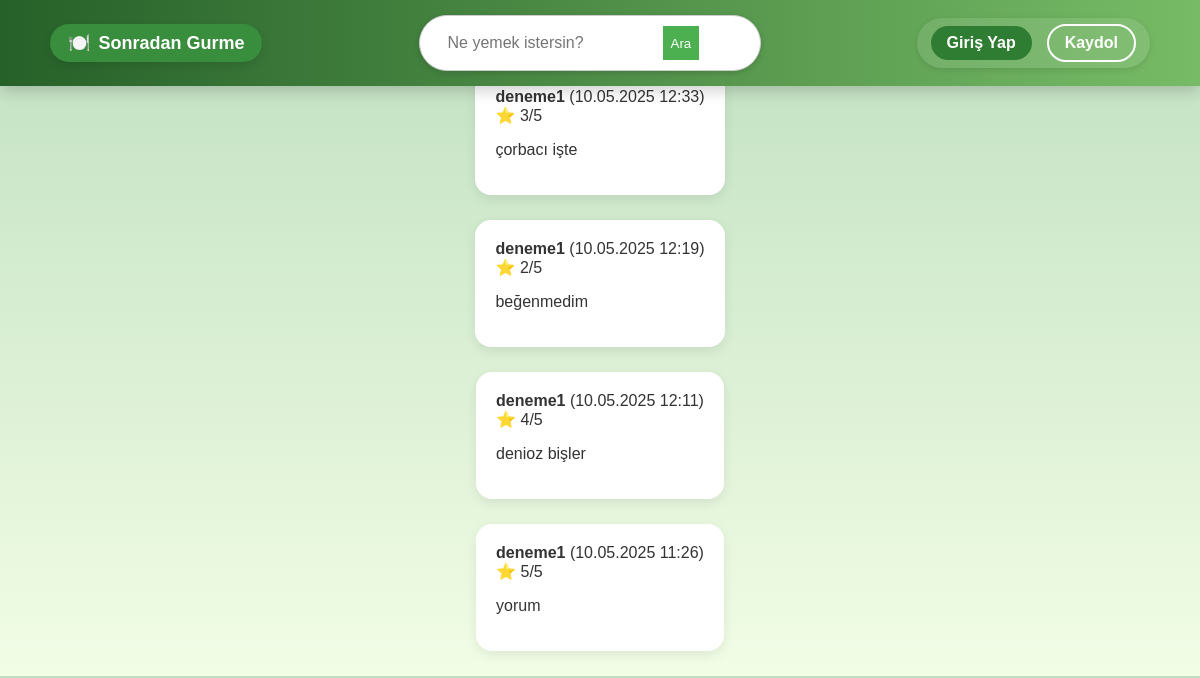
Page /sgapp/yorumlar/ on the earlier database version.
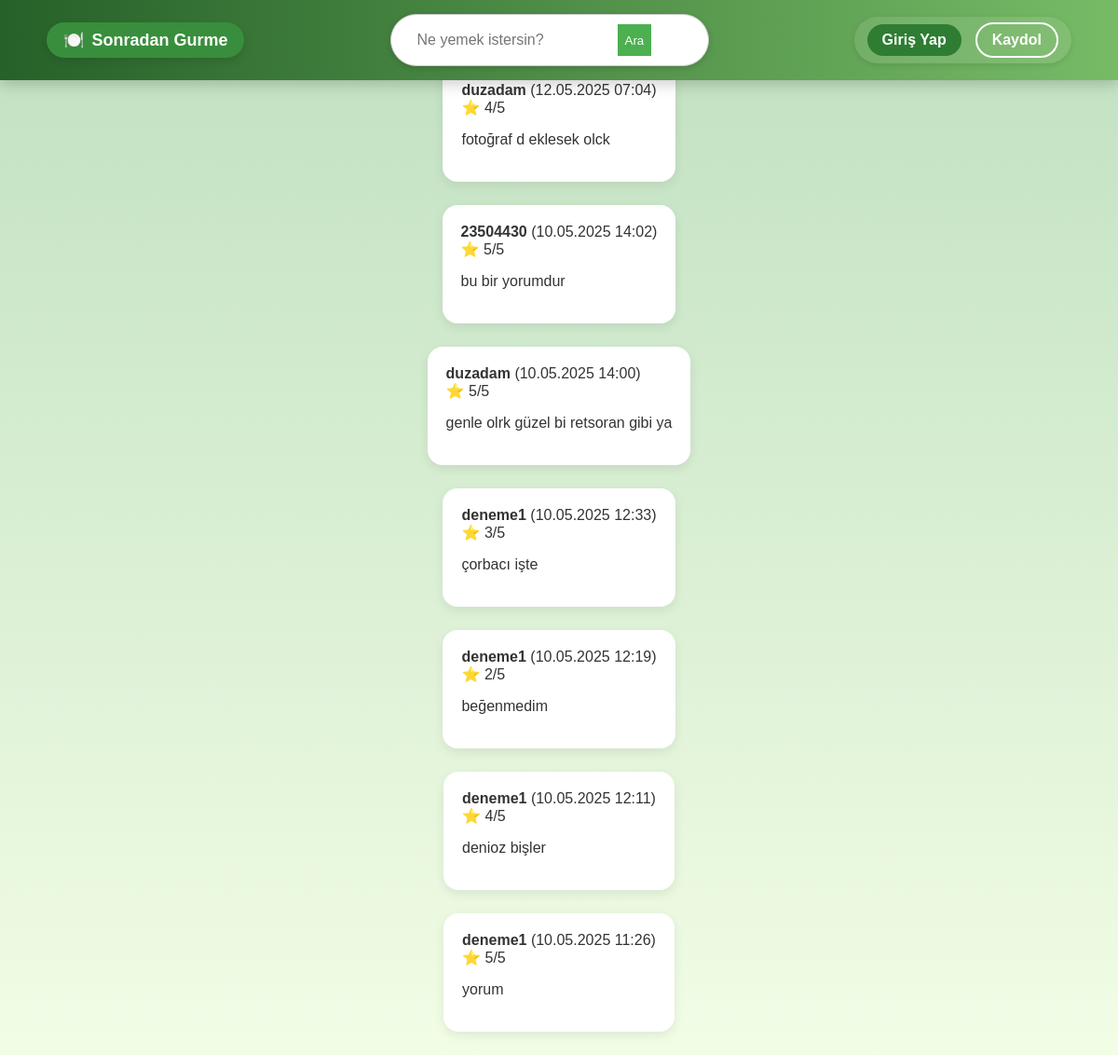
Same page on the later database version.
### sgapp/models.py (models this page shows, shortened)
class Review(models.Model):
    RATING_CHOICES = [(i, str(i)) for i in range(1, 6)]
    user = models.ForeignKey(User, on_delete=models.CASCADE)
    restaurant = models.ForeignKey('Restaurant', on_delete=models.CASCADE)  # 👈 Tırnak içinde!
    comment = models.TextField()
    rating = models.IntegerField(choices=RATING_CHOICES)
    created_at = models.DateTimeField(auto_now_add=True)
    status = models.CharField(max_length=20, choices=[
        ('pending', 'Bekliyor'),
        ('approved', 'Onaylandı'),
        ('rejected', 'Reddedildi')
    ], default='pending')

class User(AbstractUser):
    ROLE_CHOICES = (
        ('normal', 'Normal Kullanıcı'),
        ('gurme', 'Gurme'),
        ('moderator', 'Moderatör'),
    )
    role = models.CharField(max_length=10, choices=ROLE_CHOICES, default='normal')
    bio = models.TextField(blank=True)
    profile_picture = models.ImageField(upload_to='profiles/', null=True, blank=True)
    favorite_dish = models.CharField(max_length=100, blank=True, null=True)

### sgapp/views.py (the view)
# urls.py: path('yorumlar/', views.yorumlar_view, name='yorumlar'),
def yorumlar_view(request):
    yorumlar = Review.objects.filter(status='approved').order_by('-created_at')
    return render(request, 'yorumlar.html', {'yorumlar': yorumlar})

### sgapp/context_processors.py (called while the page is built, shortened)
def moderator_bildirimler(request):
    return {}

### templates/yorumlar.html
{% extends "base.html" %}
{% block content %}
<h2>📝 Yorumlar</h2>
{% if yorumlar %}
    {% for yorum in yorumlar %}
        <div class="yorum-karti">
            <strong>{{ yorum.user.username }}</strong>
            <span>({{ yorum.created_at|date:"d.m.Y H:i" }})</span><br>
            ⭐ {{ yorum.rating }}/5<br>
            <p>{{ yorum.comment }}</p>
        </div>
    {% endfor %}
{% else %}
    <p>Henüz onaylı yorum bulunamadı.</p>
{% endif %}
{% endblock %}

### templates/base.html (shortened to what this page needs)
<!DOCTYPE html>
<html lang="tr">
<head>
    {% load static %}
    <link rel="stylesheet" href="{% static 'css/styles.css' %}">
</head>
<body>
    <nav class="navbar">
        <a href="{% url 'main_page' %}" class="logo">
            🍽️ <span>Sonradan Gurme</span>
        </a>
        <div class="search-box">
            <form action="{% url 'restaurant_search' %}" method="GET" style="display: flex;">
                <input type="text" name="q" placeholder="Ne yemek istersin?" required style="flex: 1; padding: 0.5rem;">
                <button type="submit" style="padding: 0.5rem; background-color: #4CAF50; color: white; border: none; cursor: pointer;">Ara</button>
            </form>
        </div>
        <div class="buttons">
            {% if user.is_authenticated %}
                {% if user.role == "moderator" %}
                    <a href="{% url 'moderator_panel' %}" class="btn">Panelim</a>
                    <a href="{% url 'yorum_inceleme' %}" class="btn">
                        🔔 Yorumlar ({{ bekleyen_yorum_sayisi|default:0 }})
                    </a>
                    <a href="{% url 'basvuru_inceleme' %}" class="btn">
                        📝 Başvurular ({{ bekleyen_basvuru_sayisi|default:0 }})
                    </a>
                {% elif user.role == "gurme" %}
                    <a href="{% url 'gurme_dashboard' %}" class="btn">Panelim</a>
                {% else %}
                    <a href="{% url 'home' %}" class="btn">Panelim</a>
                {% endif %}
                <a href="{% url 'profile' %}" class="btn">Profil</a>
                <form method="POST" action="{% url 'logout' %}" style="display:inline;">
                    {% csrf_token %}
                    <button type="submit" class="btn-outline" style="background:none; border:none; padding:0; cursor:pointer;">Çıkış Yap</button>
                </form>
            {% else %}
                <a href="{% url 'login' %}" class="btn">Giriş Yap</a>
                <a href="{% url 'register' %}" class="btn-outline">Kaydol</a>
            {% endif %}
        </div>
    </nav>
    {% block content %}
    {% endblock %}
</body>
</html>

### static/css/styles.css (style rules this page uses)
body { font-family: 'Poppins', sans-serif; background: linear-gradient(to bottom, #c0e0c1, #f2fde6); color: #333; margin: 0; padding: 0; display: flex; flex-direction: column; align-items: center; }
.navbar { background: linear-gradient(to right, #266129, #77bb66); color: white; display: flex; justify-content: space-between; align-items: center; padding: 15px 50px; position: fixed; width: calc(100% - 100px); top: 0; left: 0; box-shadow: 0px 4px 15px rgba(0, 0, 0, 0.2); z-index: 100; }
.navbar .logo { display: inline-flex; align-items: center; gap: 8px; background-color: #388e3c; padding: 8px 18px; border-radius: 30px; font-size: 18px; font-weight: bold; color: white !important; text-decoration: none; transition: all 0.3s ease; box-shadow: 0px 4px 10px rgba(0, 0, 0, 0.1); }
.navbar .search-box { background: white; padding: 10px 15px; border-radius: 25px; border: 1px solid #ccc; width: 300px; box-shadow: 0px 2px 6px rgba(0, 0, 0, 0.1); transition: 0.3s; }
.navbar .search-box { background: white; padding: 10px 20px; border-radius: 30px; width: 300px; box-shadow: 0px 2px 6px rgba(0, 0, 0, 0.15); display: flex; align-items: center; }
.navbar .search-box input { background: transparent; border: none; outline: none; width: 100%; font-size: 16px; color: #333; }
.navbar .buttons { display: flex; gap: 15px; align-items: center; background-color: rgba(255, 255, 255, 0.1); padding: 6px 14px; border-radius: 25px; box-shadow: 0 2px 6px rgba(0, 0, 0, 0.1); }
a.btn, button.btn { background-color: #2e7d32; color: white; padding: 8px 16px; border: none; border-radius: 20px; font-weight: bold; text-decoration: none; cursor: pointer; }
a.btn-outline, button.btn-outline { background-color: transparent; color: white; border: 2px solid white; padding: 8px 16px; border-radius: 20px; font-weight: bold; text-decoration: none; cursor: pointer; transition: all 0.3s ease-in-out; }
.yorum-karti { background-color: #ffffff; border-radius: 16px; box-shadow: 0 4px 12px rgba(0,0,0,0.08); padding: 20px; margin-bottom: 25px; text-align: left; }

Differences in the rows shown:
added Review: user.username "duzadam", created_at "12.05.2025 07:04", rating "4", comment "fotoğraf d eklesek olck"
added Review: user.username "23504430", created_at "10.05.2025 14:02", rating "5", comment "bu bir yorumdur"
added Review: user.username "duzadam", created_at "10.05.2025 14:00", rating "5", comment "genle olrk güzel bi retsoran gibi ya"
